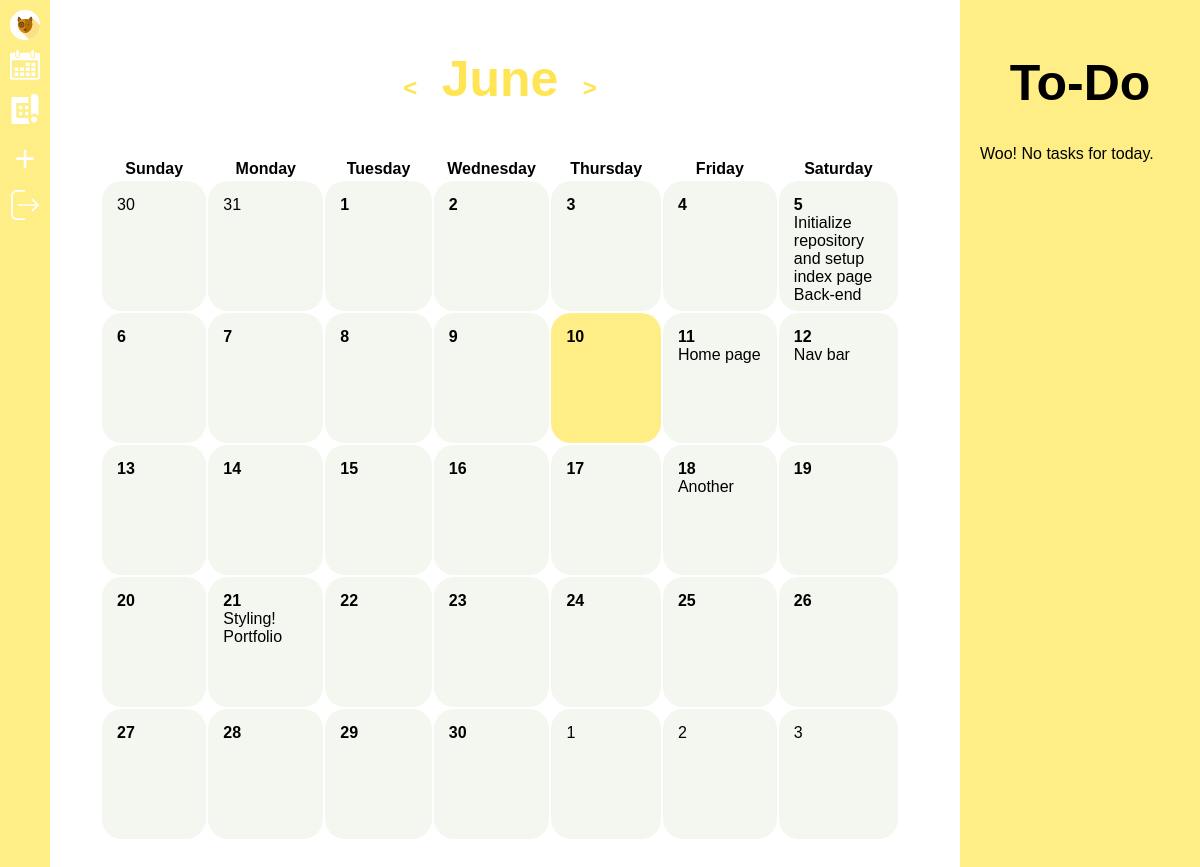
Before: /calendar/6/2021 (signed in) with the older database file.
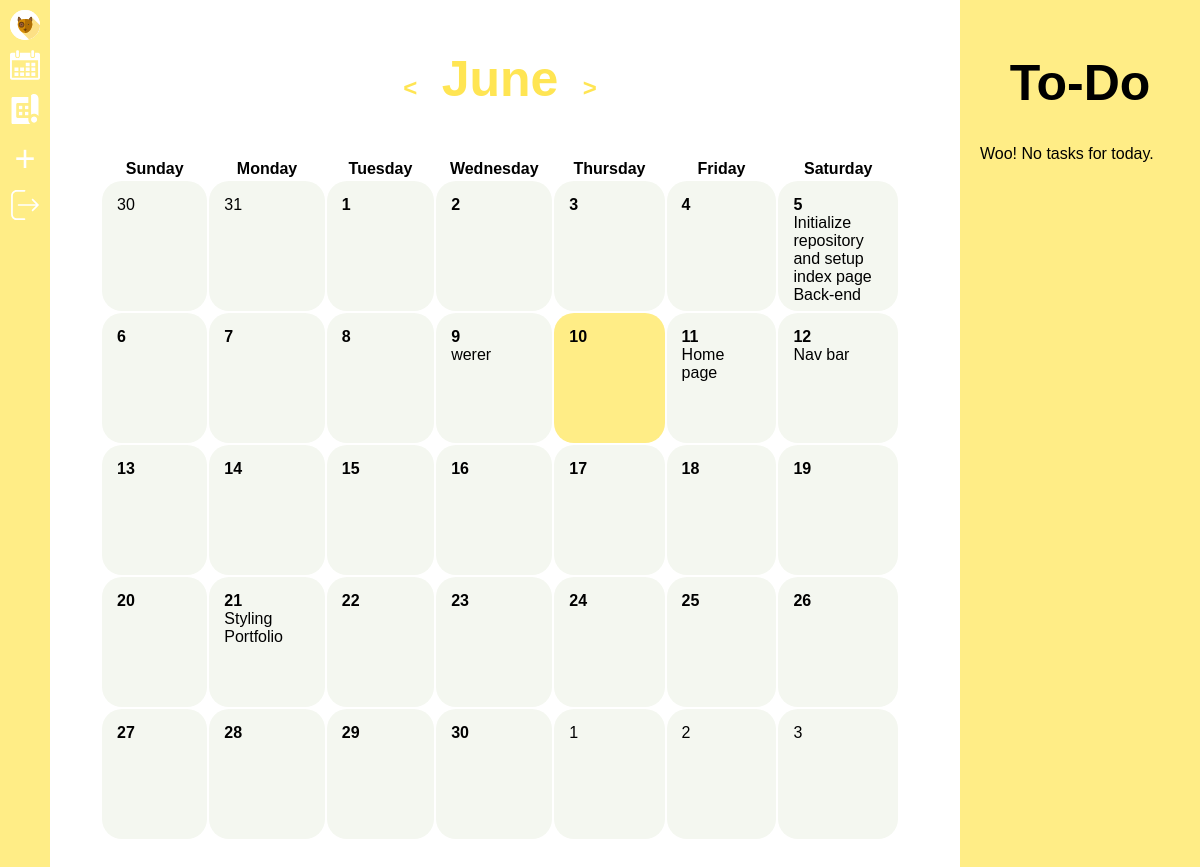
After: the same page with the newer database file.
### spot/models.py (models this page shows, shortened)
class Event(models.Model):
    user = models.ForeignKey(User, on_delete=CASCADE, related_name="userstasks",blank=True,null=True)
    project = models.ForeignKey(Project, on_delete=CASCADE, related_name="tasks", default="")
    title = models.CharField(max_length=64)
    deadline = models.DateTimeField(blank=True,null=True)
    front_end = models.BooleanField(default=True)
    completed = models.BooleanField(default=False)
    late = models.BooleanField(default=False)

class Project(models.Model):
    user = models.ForeignKey(User, on_delete=CASCADE, related_name="projects",blank=True,null=True)
    title = models.CharField(max_length=64)
    description = models.TextField(default="No description yet.")
    deadline = models.DateTimeField()

### spot/views.py (the view)
# urls.py: path("calendar/<int:month>/<int:year>", views.calendar, name="calendar"),
@login_required
def calendar(request,month,year):
    c=cd.Calendar(firstweekday=6)
    calendar = c.monthdatescalendar(year,month)
    events = Event.objects.filter(user=request.user,deadline__month=month)
    events = list(events) + list(Project.objects.filter(user=request.user,deadline__month=month))
    todays_events = Event.objects.filter(user=request.user,deadline__date=datetime.datetime.now().date())
    today = datetime.datetime.now().date()
    next_month = month + 1
    next_year = year
    prev_year = year
    prev_month = month-1
    if month == 12:
        next_month = 1
        next_year = year + 1
    elif month == 1:
        prev_year = year - 1
        prev_month = 12
    months = {1:"January",2:"February",3:"March",4:"April",5:"May",6:"June",7:"July",8:"August",9:"September",10:"October",11:"November",12:"December"}
    return render(request,"calendar.html",{
        "month":calendar,
        "next_month":next_month,
        "next_year":next_year,
        "prev_month":prev_month,
        "prev_year":prev_year,
        "month_name":months[month],
        "events":events,
        "todays_events":todays_events,
        "today":today
        })

### spot/templates/calendar.html (shortened to what this page needs)
{% extends "layout.html" %}
{% load static %}
{% block body %}
    <div id="calendar">
        <ul id="calendar-heading">
            <li><a class="cal-btn" href="{% url 'calendar' prev_month prev_year %}"><</a></li>
            <li><h1>{{month_name}}</h1></li>
            <li><a class="cal-btn" href="{% url 'calendar' next_month next_year %}">></a></li>
        </ul>
        <table>
            <thead>
                <tr>
                    <th>Sunday</th>
                    <th>Monday</th>
                    <th>Tuesday</th>
                    <th>Wednesday</th>
                    <th>Thursday</th>
                    <th>Friday</th>
                    <th>Saturday</th>
                </tr>
            </thead>
            <tbody>
                {% for week in month %}
                <tr>
                    {% for day in week %}
                        {% if day == today %}
                            <td style="background-color:#FFED86">
                        {% else %}
                            <td>
                        {% endif %}
                        {% if day.month != prev_month and day.month != next_month %}
                            <b>{{ day.day }}</b><br>
                        {% else %}
                            {{ day.day }}<br>
                        {% endif %}
                        <div class="calendar-events">
                            {% for event in events %}
                                {% if day.day == event.deadline.day %}
                                    {{event.title}}<br>
                                {% endif %}
                            {% endfor %}
                        </div>
                    </td>
                    {% endfor %}
                </tr>
                {% endfor %}
            </tbody>
        </table>
    </div>
    <div id="to-do">
        <h1>To-Do</h1>
        {% for event in todays_events %}
            {% if event.completed %}
                <div class="task green">
            {% elif event.late %}
                <div class="task red">
            {% else %}
                <div class="task white">
            {% endif %}
                    <div id="task{{event.id}}">
                        <form class="to-do">
                            <input type=checkbox class="task-checkbox" data-id={{event.id}}>{{event.title}}</input><br>
                            <label><b>Deadline: </b>{{event.deadline}}</label>
                        </form>
                    </div>
                    <div class="to-do" style="display:none" id="edit{{event.id}}">
                        <form id="edit{{event.id}}-form">
                            <input type="text" id="edit{{event.id}}-title" value="{{event.title}}" data-id={{event.id}}><br>
                            <p>Original deadline: {{event.deadline}}</p><br>
                            <b>Deadline: </b><input type="datetime-local" id="edit{{event.id}}-deadline"><br>
                            <input type="submit" class="btn" style="background-color: #FFED86;" value="Save">
                        </form>
                    </div>
                    <div class="edit-btns">
                        <ul>
                            <li><a class="edit-task"  data-id={{event.id}}><img src="{% static 'images/edit.svg' %}"></a></li>
                            <li><a href="{% url 'delete-task' event.id %}"><img src="{% static 'images/delete.svg' %}"></a></li>
                        </ul>
                    </div>
                </div>
            {% empty %}
            <p>Woo! No tasks for today.</p>
            {% endfor %}
    </div>
{% endblock %}

### spot/templates/layout.html (shortened to what this page needs)
{% load static %}
<!DOCTYPE html>
<html lang="en">
    <head>
        <link href="{% static 'styles.css' %}" rel="stylesheet">
    </head>
    <body>
        {% if user.is_authenticated %}
        <nav>
            <ul>
                <li id="dog"><a href="{% url 'index' %}"><img src="{% static 'images/dog.svg' %}"></a></li>
                <li><a href="{% url 'index' %}"><img src="{% static 'images/calendar.svg' %}"></a></li>
                <li><a href="{% url 'projects' %}"><img src="{% static 'images/blueprints.svg' %}"></a></li>
                <li id="add-project-li"><a id="add-project-link" href="{% url 'add-project' %}">+</a></li>
                <li><a href="{% url 'logout' %}"><img src="{% static 'images/logout.svg' %}"></a></li>
            </ul>
        </nav>
        {% endif %}
        {% block body %}{% endblock %}
    </body>
</html>

### spot/static/styles.css (style rules this page uses)
body { font-family: 'Noto Sans JP', 'Noto Sans JP', sans-serif; margin: 0; padding: 0; height: 100%; width: 100%; }
h1 { font-size: 50px; }
a, a:visited { text-decoration: none; color: #ffe553; }
table { position: relative; left: 50%; -webkit-transform: translate(-50%); transform: translate(-50%); }
table td { height: 100px; width: 100px; padding: 10px; vertical-align: top; border: 5px solid transparent; border-radius: 20px; background-color: #F4F7F0; }
.calendar-events { overflow: auto; width: 100%; height: 90%; }
#calendar-heading { text-align: center; color: #ffe553; }
nav { position: fixed; z-index: 1; width: 50px; top: 0; height: 100%; background-color: #FFED86; }
nav ul { list-style-type: none; margin: 5px; padding: 5px; }
nav ul li { margin-bottom: 10px; }
nav ul img { width: 100%; }
#dog { background-color: white; border-radius: 20px; height: 30px; width: 30px; }
#dog img { position: relative; top: 50%; -webkit-transform: translate(0, -50%); transform: translate(0, -50%); }
#calendar, #blueprints, #addproject, #cancel { position: relative; padding: 50px 100px 50px; -webkit-animation: fade 1s; animation: fade 1s; }
#calendar div, #blueprints div, #addproject div, #cancel div { left: 50px; }
#calendar { padding: 0 300px 100px 100px; }
#calendar h1 { text-align: center; }
#calendar-heading { list-style-type: none; text-align: center; padding: 0; }
#calendar-heading li { display: inline-block; }
.cal-btn { color: #ffe553; font-weight: bold; font-size: 24px; margin: 10px; padding: 10px; }
#to-do { position: fixed; right: 0; top: 0; height: 100%; width: 200px; padding: 20px; background-color: #FFED86; }
#to-do h1 { text-align: center; }
#add-project-link { font-size: 36px; color: white; }
#add-project-li { text-align: center; }

Changed rows visible on the page:
removed Project: title "Another", shown under "18"
added Project: title "werer", shown under "9"
changed Event: title "Styling!" → "Styling"
